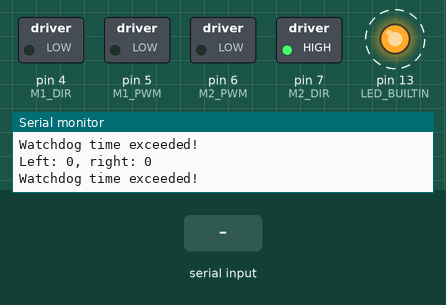
Recording of a sketch running on a simulated Arduino Uno, built with avr-gcc and run on an emulated ATmega328P. Shown: switched loads named in the sketch (green lamp = pin HIGH), output pins drawn as LEDs (lit = HIGH), the last lines printed to the serial monitor. Dashed ring = blinking. Inputs (shaded band) come from the test bench.

Above: at 1.2 s.
1.3 s: "1" received over Serial
At 1.7 s:
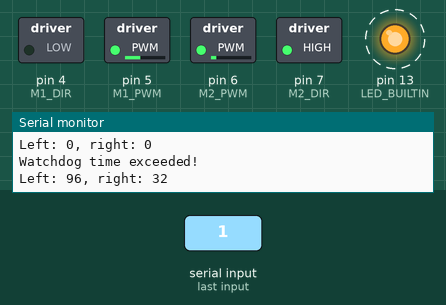
3.3 s: "0" received over Serial
At 4.8 s:
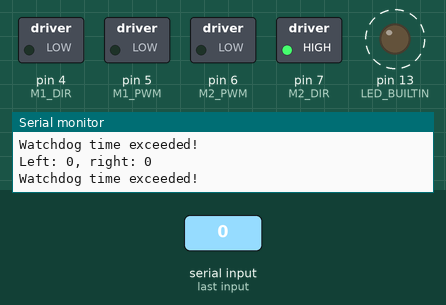
5.3 s: "2" received over Serial
At 5.57 s:
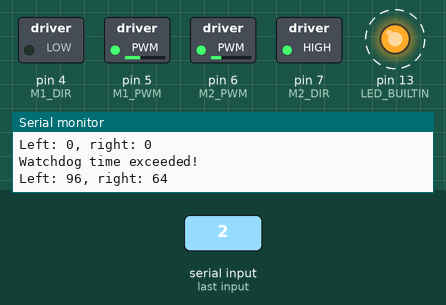
8.3 s: "1" received over Serial
At 9.7 s:
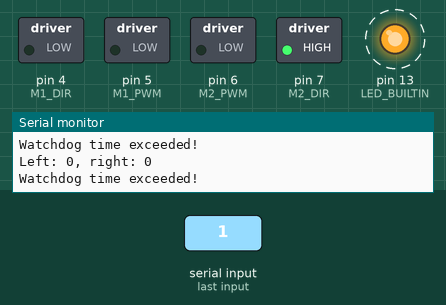
10.3 s: "0" received over Serial
At 10.7 s:
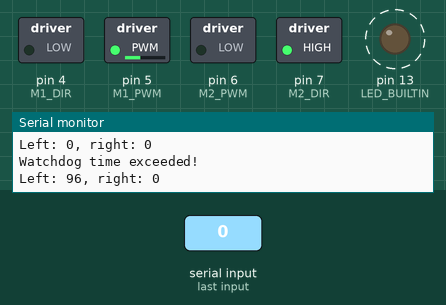
Timing chart, 0 to 13.3 s (numbered marks = the images above; inputs shaded):
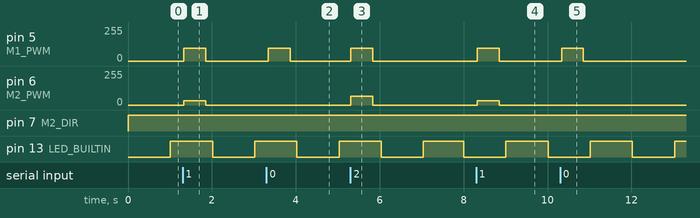

The sketch:

rover_control.ino
```cpp
// Motor definitions
#define M1_PWM 5
#define M1_DIR 4
#define M2_PWM 6
#define M2_DIR 7

#define WATCHDOG_PERIOD_MS 500

#define BUF_SIZE 512


static struct rover_t {
  byte cmd[BUF_SIZE];
  bool cmd_ready;
  unsigned long watchdog_time;
  bool led_on;
} rover;


static void apply_command(int left, int right) {
  left *= 32;
  right *= 32;
  digitalWrite(M1_DIR, left < 0);
  digitalWrite(M2_DIR, right >= 0);
  analogWrite(M1_PWM, abs(left));
  analogWrite(M2_PWM, abs(right));
  Serial.print("Left: ");
  Serial.print(left);
  Serial.print(", right: ");
  Serial.println(right);
}


void setup() {
  pinMode(M1_DIR, OUTPUT);
  pinMode(M2_DIR, OUTPUT);
  pinMode(M1_PWM, OUTPUT);
  pinMode(M2_PWM, OUTPUT);
  digitalWrite(M1_DIR, 0);
  digitalWrite(M2_DIR, 0);
  analogWrite(M1_PWM, 0);
  analogWrite(M2_PWM, 0);

  pinMode(LED_BUILTIN, OUTPUT);
  rover.cmd_ready = false;
  rover.watchdog_time = 0;
  rover.led_on = false;
  Serial.begin(9600);
  Serial.println("Arduino code started...");
}

void loop() {
  // Read serial data
  int n = Serial.available();
  if (n > 0) {
    if (n > 512) n = 512;
    n = Serial.readBytes(rover.cmd, n);
    // Read command from *latest* byte
    byte cmd = rover.cmd[n - 1];
    uint8_t left_val = (cmd & 0x70) >> 4;
    uint8_t right_val = (cmd & 0x07);
    bool left_sign = (cmd & 0x80);
    bool right_sign = (cmd & 0x08);
    int left = (left_sign ? -1 : 1) * (int)left_val;
    int right = (right_sign ? -1 : 1) * (int)right_val;
    apply_command(left, right);

    if (left == 0 && right == 0) rover.cmd_ready = true;
    rover.watchdog_time = millis() + WATCHDOG_PERIOD_MS;
    rover.led_on = ~rover.led_on;
  }
  // Check watchdog timer
  if (millis() > rover.watchdog_time) {
    apply_command(0, 0);
    rover.cmd_ready = false;
    Serial.println("Watchdog time exceeded!");
  }
  digitalWrite(LED_BUILTIN, (millis() % 2000) > 1000 ? HIGH : LOW);
}
```

Measured:
- after the input at 1.3 s, pin 5 (M1_PWM): 0/255 → 96/255 at once, → 0/255 0.52 s later; pin 6 (M2_PWM): 0/255 → 32/255 at once, → 0/255 0.52 s later
- after the input at 3.3 s, pin 5 (M1_PWM): 0/255 → 96/255 at once, → 0/255 0.52 s later
- after the input at 5.3 s, pin 5 (M1_PWM): 0/255 → 96/255 at once, → 0/255 0.52 s later; pin 6 (M2_PWM): 0/255 → 64/255 at once, → 0/255 0.52 s later
- after the input at 8.3 s, pin 5 (M1_PWM): 0/255 → 96/255 at once, → 0/255 0.52 s later; pin 6 (M2_PWM): 0/255 → 32/255 at once, → 0/255 0.52 s later
- after the input at 10.3 s, pin 5 (M1_PWM): 0/255 → 96/255 at once, → 0/255 0.52 s later
